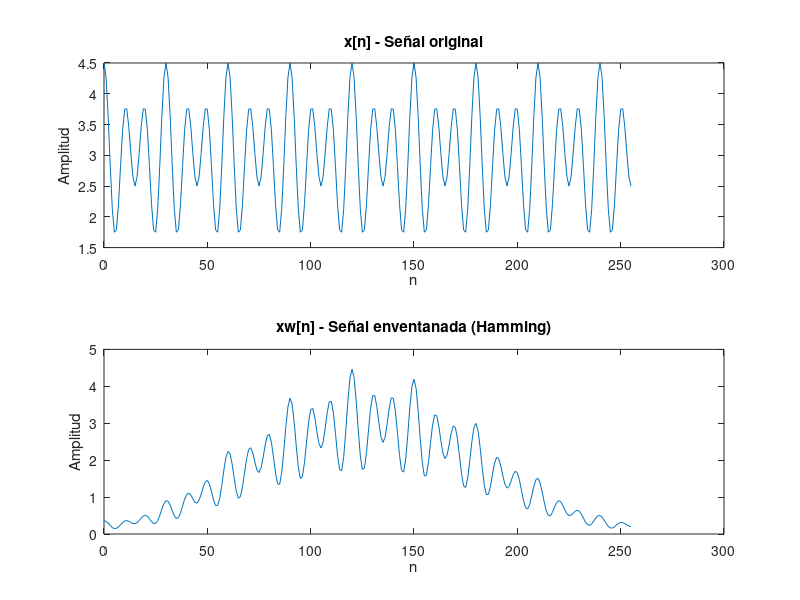
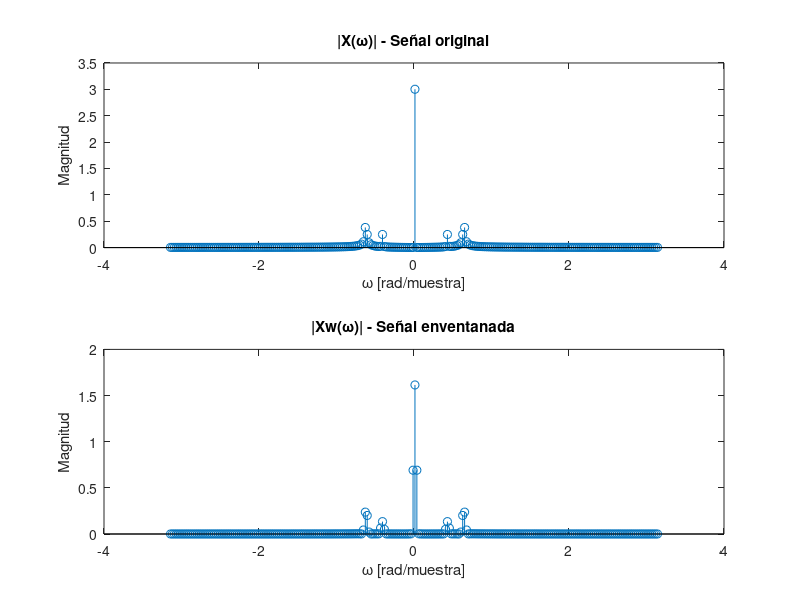

These figures' MATLAB source, in order:
% Ejercicio 3 - Composición de señal con tres componentes

N = 256;
n = 0:N-1;

% Componentes
DC = 3;                            % Componente continua
A1 = 1; N1 = 10;                   % Primer coseno
A2 = 0.5; N2 = 15;                 % Segundo coseno

x = DC + A1*cos(2*pi*n/N1) + A2*cos(2*pi*n/N2);

% Aplicar ventana de Hamming
w_hamming = 0.54 - 0.46 * cos(2*pi*n/(N-1));
xw = x .* w_hamming;

% FFT
X = fftshift(fft(x)) / N;
Xw = fftshift(fft(xw)) / N;
w = linspace(-pi, pi, N);

% ----------- Representación en el tiempo -----------
figure;
subplot(2,1,1); plot(n, x); title('x[n] - Señal original');
xlabel('n'); ylabel('Amplitud');

subplot(2,1,2); plot(n, xw); title('xw[n] - Señal enventanada (Hamming)');
xlabel('n'); ylabel('Amplitud');

% ----------- Representación en frecuencia -----------
figure;
subplot(2,1,1); stem(w, abs(X)); title('|X(\omega)| - Señal original');
xlabel('\omega [rad/muestra]'); ylabel('Magnitud');

subplot(2,1,2); stem(w, abs(Xw)); title('|Xw(\omega)| - Señal enventanada');
xlabel('\omega [rad/muestra]'); ylabel('Magnitud');
